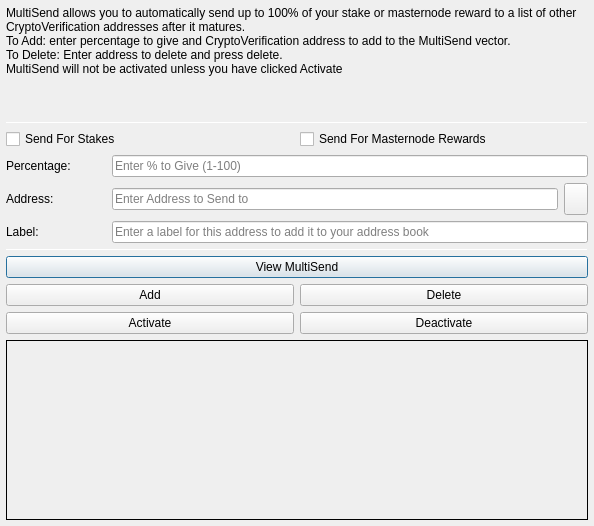
<?xml version="1.0" encoding="UTF-8"?>
<ui version="4.0">
 <class>MultiSendDialog</class>
 <widget class="QDialog" name="MultiSendDialog">
  <property name="windowModality">
   <enum>Qt::NonModal</enum>
  </property>
  <property name="geometry">
   <rect>
    <x>0</x>
    <y>0</y>
    <width>594</width>
    <height>526</height>
   </rect>
  </property>
  <property name="windowTitle">
   <string>MultiSend</string>
  </property>
  <layout class="QVBoxLayout" name="verticalLayout" stretch="0">
   <property name="leftMargin">
    <number>6</number>
   </property>
   <property name="topMargin">
    <number>6</number>
   </property>
   <property name="rightMargin">
    <number>6</number>
   </property>
   <property name="bottomMargin">
    <number>6</number>
   </property>
   <item>
    <layout class="QVBoxLayout" name="verticalLayout_Main" stretch="1,1,1,0,1,1,1">
     <item>
      <widget class="QLabel" name="label_2">
       <property name="lineWidth">
        <number>1</number>
       </property>
       <property name="text">
        <string>MultiSend allows you to automatically send up to 100% of your stake or masternode reward to a list of other CryptoVerification addresses after it matures.
To Add: enter percentage to give and CryptoVerification address to add to the MultiSend vector.
To Delete: Enter address to delete and press delete.
MultiSend will not be activated unless you have clicked Activate</string>
       </property>
       <property name="alignment">
        <set>Qt::AlignLeading|Qt::AlignLeft|Qt::AlignTop</set>
       </property>
       <property name="wordWrap">
        <bool>true</bool>
       </property>
      </widget>
     </item>
     <item>
      <widget class="Line" name="line">
       <property name="minimumSize">
        <size>
         <width>0</width>
         <height>1</height>
        </size>
       </property>
       <property name="maximumSize">
        <size>
         <width>16777215</width>
         <height>1</height>
        </size>
       </property>
       <property name="orientation">
        <enum>Qt::Horizontal</enum>
       </property>
      </widget>
     </item>
     <item>
      <layout class="QVBoxLayout" name="verticalLayout_Settings">
       <item>
        <layout class="QHBoxLayout" name="horizontalLayout">
         <item>
          <widget class="QCheckBox" name="multiSendStakeCheckBox">
           <property name="text">
            <string>Send For Stakes</string>
           </property>
          </widget>
         </item>
         <item>
          <widget class="QCheckBox" name="multiSendMasternodeCheckBox">
           <property name="text">
            <string>Send For Masternode Rewards</string>
           </property>
          </widget>
         </item>
        </layout>
       </item>
       <item>
        <layout class="QHBoxLayout" name="horizontalLayout_6">
         <item>
          <widget class="QLabel" name="label">
           <property name="minimumSize">
            <size>
             <width>100</width>
             <height>0</height>
            </size>
           </property>
           <property name="toolTip">
            <string>Percentage of stake to send</string>
           </property>
           <property name="text">
            <string>Percentage:</string>
           </property>
          </widget>
         </item>
         <item>
          <widget class="QLineEdit" name="multiSendPercentEdit">
           <property name="toolTip">
            <string>Enter whole numbers 1 - 100</string>
           </property>
           <property name="placeholderText">
            <string>Enter % to Give (1-100)</string>
           </property>
          </widget>
         </item>
        </layout>
       </item>
       <item>
        <layout class="QHBoxLayout" name="horizontalLayout_7">
         <item>
          <widget class="QLabel" name="label_5">
           <property name="minimumSize">
            <size>
             <width>100</width>
             <height>0</height>
            </size>
           </property>
           <property name="toolTip">
            <string>Address to send portion of stake to</string>
           </property>
           <property name="text">
            <string>Address:</string>
           </property>
          </widget>
         </item>
         <item>
          <widget class="QLineEdit" name="multiSendAddressEdit">
           <property name="toolTip">
            <string/>
           </property>
           <property name="placeholderText">
            <string>Enter Address to Send to</string>
           </property>
          </widget>
         </item>
         <item>
          <widget class="QToolButton" name="addressBookButton">
           <property name="maximumSize">
            <size>
             <width>16777215</width>
             <height>32</height>
            </size>
           </property>
           <property name="toolTip">
            <string>Choose an address from the address book</string>
           </property>
           <property name="text">
            <string/>
           </property>
           <property name="icon">
            <iconset resource="../cryptoverification.qrc">
             <normaloff>:/icons/address-book</normaloff>:/icons/address-book</iconset>
           </property>
           <property name="shortcut">
            <string>Alt+A</string>
           </property>
          </widget>
         </item>
        </layout>
       </item>
      </layout>
     </item>
     <item>
      <layout class="QHBoxLayout" name="horizontalLayout_3">
       <item>
        <widget class="QLabel" name="label_3">
         <property name="minimumSize">
          <size>
           <width>100</width>
           <height>0</height>
          </size>
         </property>
         <property name="text">
          <string>Label:</string>
         </property>
        </widget>
       </item>
       <item>
        <widget class="QLineEdit" name="labelAddressLabelEdit">
         <property name="placeholderText">
          <string>Enter a label for this address to add it to your address book</string>
         </property>
        </widget>
       </item>
      </layout>
     </item>
     <item>
      <widget class="Line" name="line_2">
       <property name="minimumSize">
        <size>
         <width>0</width>
         <height>1</height>
        </size>
       </property>
       <property name="maximumSize">
        <size>
         <width>16777215</width>
         <height>1</height>
        </size>
       </property>
       <property name="orientation">
        <enum>Qt::Horizontal</enum>
       </property>
      </widget>
     </item>
     <item>
      <layout class="QVBoxLayout" name="verticalLayout_Buttons">
       <item>
        <layout class="QHBoxLayout" name="horizontalLayout_4">
         <item>
          <widget class="QPushButton" name="viewButton">
           <property name="toolTip">
            <string/>
           </property>
           <property name="statusTip">
            <string>View MultiSend Vector</string>
           </property>
           <property name="text">
            <string>View MultiSend</string>
           </property>
          </widget>
         </item>
        </layout>
       </item>
       <item>
        <layout class="QHBoxLayout" name="horizontalLayout_2">
         <item>
          <widget class="QPushButton" name="addButton">
           <property name="toolTip">
            <string/>
           </property>
           <property name="statusTip">
            <string>Add to MultiSend Vector</string>
           </property>
           <property name="text">
            <string>Add</string>
           </property>
          </widget>
         </item>
         <item>
          <widget class="QPushButton" name="deleteButton">
           <property name="toolTip">
            <string/>
           </property>
           <property name="statusTip">
            <string>Delete Address From MultiSend Vector</string>
           </property>
           <property name="text">
            <string>Delete</string>
           </property>
          </widget>
         </item>
        </layout>
       </item>
       <item>
        <layout class="QHBoxLayout" name="horizontalLayout_5">
         <item>
          <widget class="QPushButton" name="activateButton">
           <property name="statusTip">
            <string>Activate MultiSend</string>
           </property>
           <property name="text">
            <string>Activate</string>
           </property>
          </widget>
         </item>
         <item>
          <widget class="QPushButton" name="disableButton">
           <property name="statusTip">
            <string>Deactivate MultiSend</string>
           </property>
           <property name="text">
            <string>Deactivate</string>
           </property>
          </widget>
         </item>
        </layout>
       </item>
      </layout>
     </item>
     <item>
      <widget class="QLabel" name="message">
       <property name="minimumSize">
        <size>
         <width>0</width>
         <height>180</height>
        </size>
       </property>
       <property name="frameShape">
        <enum>QFrame::Panel</enum>
       </property>
       <property name="frameShadow">
        <enum>QFrame::Plain</enum>
       </property>
       <property name="lineWidth">
        <number>1</number>
       </property>
       <property name="midLineWidth">
        <number>1</number>
       </property>
       <property name="text">
        <string/>
       </property>
       <property name="alignment">
        <set>Qt::AlignLeading|Qt::AlignLeft|Qt::AlignTop</set>
       </property>
       <property name="wordWrap">
        <bool>true</bool>
       </property>
      </widget>
     </item>
    </layout>
   </item>
  </layout>
 </widget>
 <resources>
  <include location="../cryptoverification.qrc"/>
 </resources>
 <connections/>
</ui>
